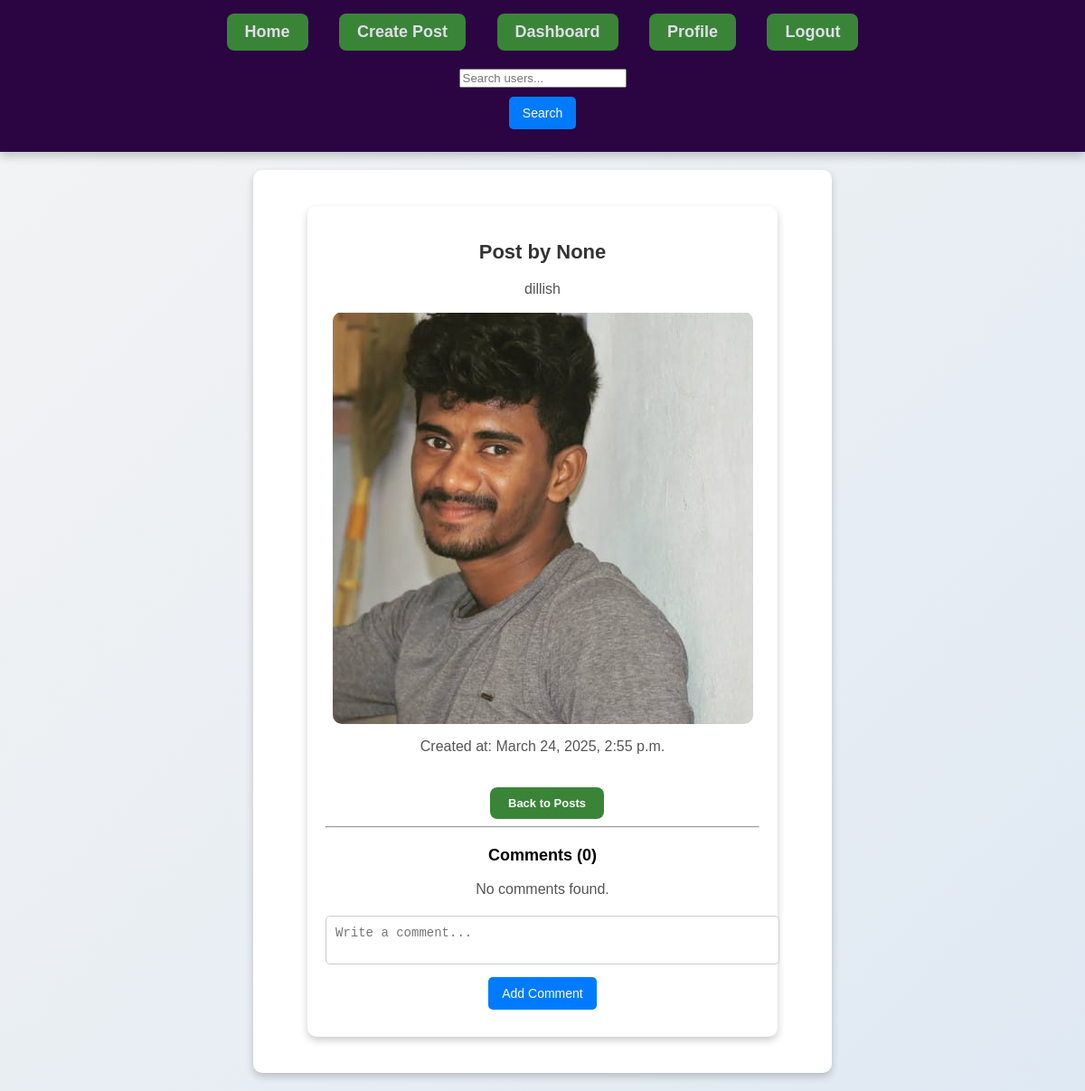
/posts/4/, run on an earlier commit of the app's database.
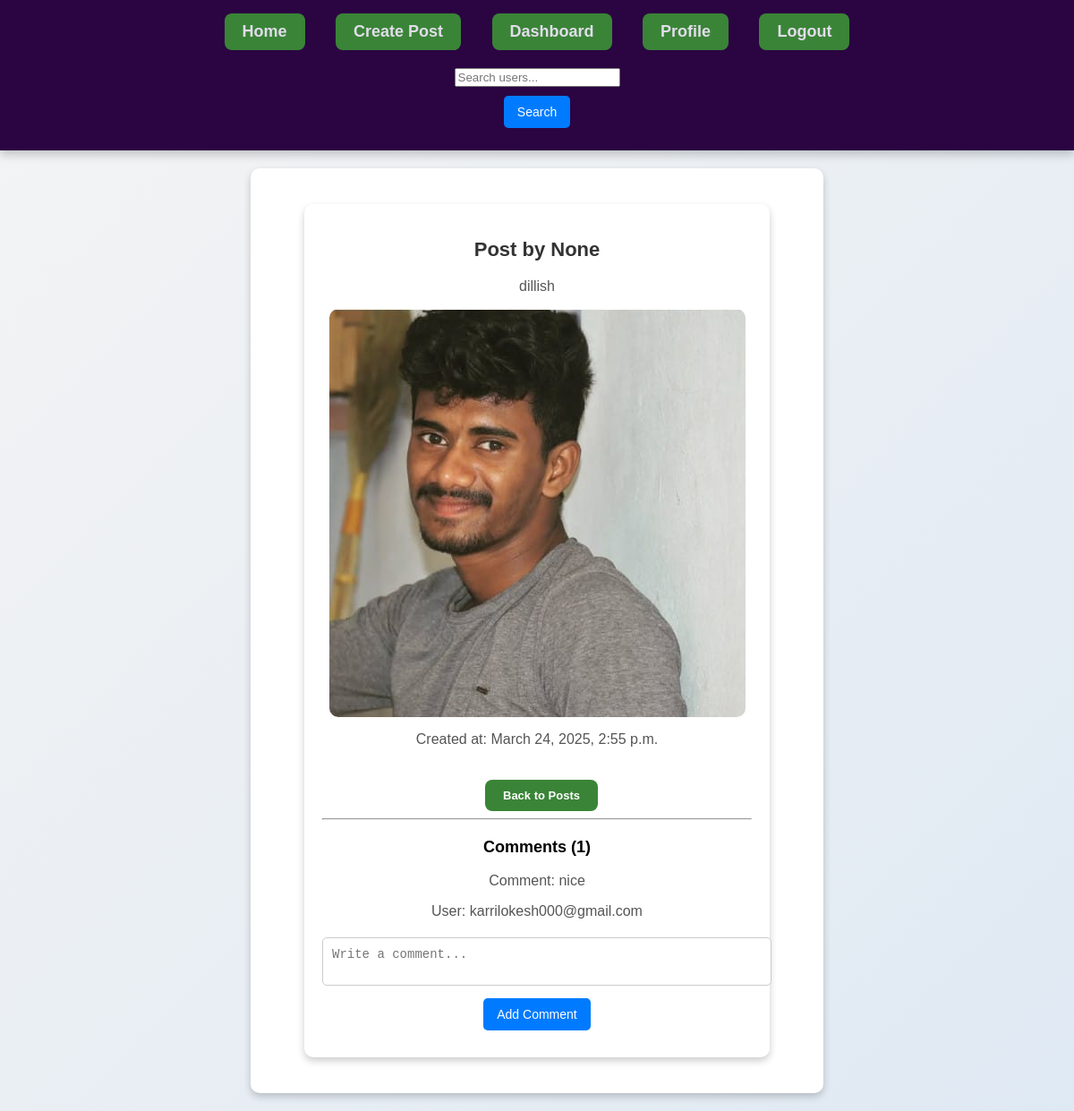
And on a later commit of the database.
### posts/models.py (models this page shows, shortened)
class Comment(models.Model):
    user = models.ForeignKey(User, on_delete=models.CASCADE)
    post = models.ForeignKey(Post, on_delete=models.CASCADE, related_name="comments")
    content = models.TextField()
    created_at = models.DateTimeField(auto_now_add=True)
    class Meta:
        ordering = ["-created_at"]  # Show latest comments first
        verbose_name_plural = "Comments"

### users/models.py (models this page shows, shortened)
class CustomUser(AbstractBaseUser, PermissionsMixin):
    name = models.CharField(max_length=20)
    email = models.EmailField(unique=True)
    age = models.IntegerField()
    phone= models.CharField(max_length=15, unique=True, null=True, blank=True)
    otp = models.CharField(max_length=6, null=True, blank=True)
    profile_pic = models.ImageField(upload_to='profile_pics/', null=True, blank=True)
    username = models.CharField(max_length=30, unique=True, null=True, blank=True)
    bio = models.TextField(null=True, blank=True)
    first_name = models.CharField(max_length=30, null=True, blank=True)
    last_name = models.CharField(max_length=30, null=True, blank=True)
    gender = models.CharField(max_length=10, choices=[("Male", "Male"), ("Female", "Female"), ("Other", "Other")], null=True, blank=True)
    location = models.CharField(max_length=100, null=True, blank=True)
    linkedin = models.URLField(null=True, blank=True)
    github = models.URLField(null=True, blank=True)
    is_active = models.BooleanField(default=True)
    is_staff = models.BooleanField(default=False)
    firebase_uid = models.CharField(max_length=50, blank=True, null=True)
    followers = models.ManyToManyField('self', symmetrical=False, related_name='following', blank=True)
    objects = CustomUserManager()
    USERNAME_FIELD = "email"
    REQUIRED_FIELDS = ["name", "age", "phone"]
    def __str__(self):
        return self.email

### posts/views.py (the view)
# urls.py: path('<int:pk>/', PostDetailView.as_view(), name='post-detail'),
class PostDetailView(DetailView):
    model = Post
    template_name = 'posts/post_detail.html'
    def get_context_data(self, **kwargs):
        context = super().get_context_data(**kwargs)
        comments = Comment.objects.filter(post=self.object)
        print("Comments for Post:", self.object.id)
        for comment in comments:
            print(f"User: {comment.user}, Content: {comment.content}")
        context['comments'] = comments
        return context

### posts/templates/posts/post_detail.html (shortened to what this page needs)
{% extends 'posts/base.html' %}
{% load static %}
{% block content %}
    <link rel="stylesheet" href="{% static 'posts/post_detail.css' %}">
    <div class="container">
        <h2>Post by {{ post.user.username }}</h2>
        <p>{{ post.content }}</p>
        {% if post.image %}
            <img src="{{ post.image.url }}" alt="Post Image">
        {% endif %}
        <p>Created at: {{ post.created_at }}</p>
        <a href="{% url 'post-list' %}">Back to Posts</a>
        <hr>
        <h3>Comments ({{ comments|length }})</h3>
        {% for comment in comments %}
        <p>Comment: {{ comment.content }}</p>
        <p>User: {{ comment.user }}</p>
        {% empty %}
            <p>No comments found.</p>
        {% endfor %}
        <form method="post" action="{% url 'add-comment' post.id %}">
            <textarea name="content" placeholder="Write a comment..." required></textarea>
            <button type="submit">Add Comment</button>
        </form>
    </div>
{% endblock %}

What changed in the data, as far as the page shows it:
added Comment: content "nice", user "karrilokesh000@gmail.com"
Also different on the page:
{{ comments|length }}: "0" → "1"
text no longer shown: "No comments found."
